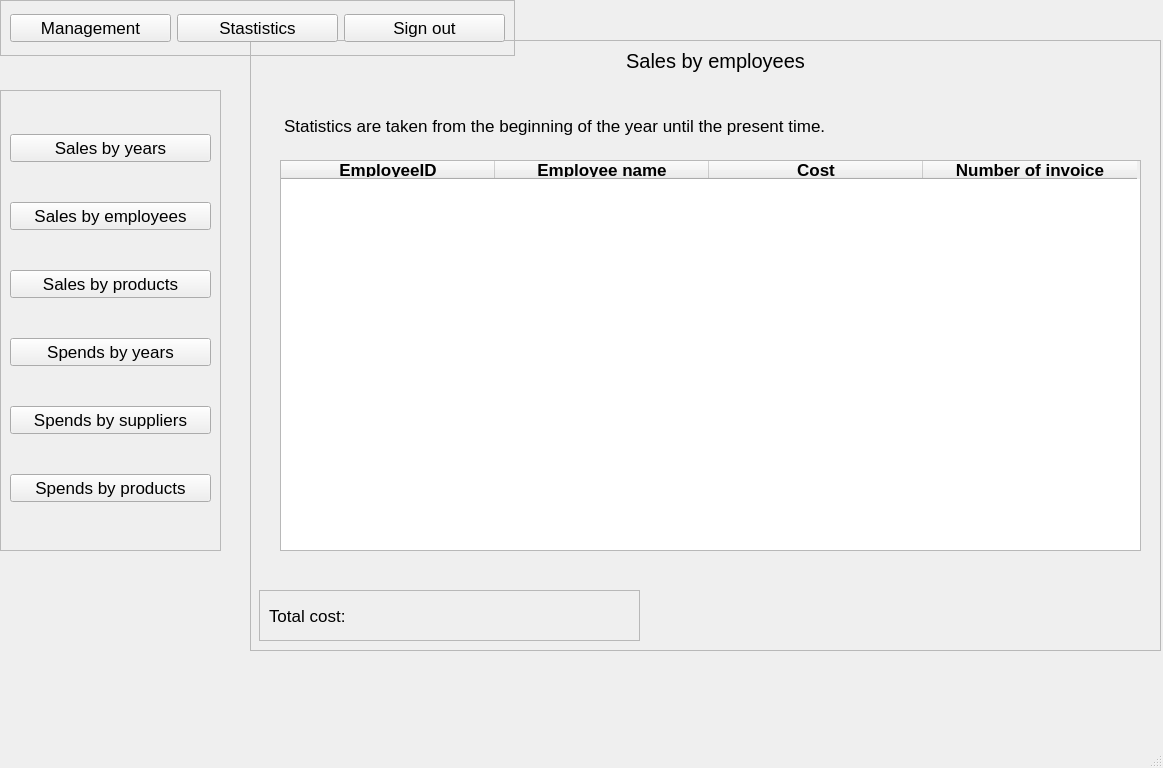
<?xml version="1.0" encoding="UTF-8"?>
<ui version="4.0">
 <class>SalesByEmployees</class>
 <widget class="QMainWindow" name="SalesByEmployees">
  <property name="geometry">
   <rect>
    <x>0</x>
    <y>0</y>
    <width>1163</width>
    <height>768</height>
   </rect>
  </property>
  <property name="font">
   <font>
    <pointsize>13</pointsize>
   </font>
  </property>
  <property name="windowTitle">
   <string>MainWindow</string>
  </property>
  <widget class="QWidget" name="centralwidget">
   <widget class="QFrame" name="frame_2">
    <property name="geometry">
     <rect>
      <x>250</x>
      <y>40</y>
      <width>911</width>
      <height>611</height>
     </rect>
    </property>
    <property name="frameShape">
     <enum>QFrame::StyledPanel</enum>
    </property>
    <property name="frameShadow">
     <enum>QFrame::Raised</enum>
    </property>
    <widget class="QLabel" name="label">
     <property name="geometry">
      <rect>
       <x>0</x>
       <y>0</y>
       <width>931</width>
       <height>41</height>
      </rect>
     </property>
     <property name="font">
      <font>
       <pointsize>15</pointsize>
      </font>
     </property>
     <property name="text">
      <string>Sales by employees</string>
     </property>
     <property name="alignment">
      <set>Qt::AlignCenter</set>
     </property>
    </widget>
    <widget class="QLabel" name="graph">
     <property name="geometry">
      <rect>
       <x>14</x>
       <y>105</y>
       <width>881</width>
       <height>421</height>
      </rect>
     </property>
     <property name="text">
      <string/>
     </property>
    </widget>
    <widget class="QFrame" name="frame">
     <property name="geometry">
      <rect>
       <x>9</x>
       <y>550</y>
       <width>381</width>
       <height>51</height>
      </rect>
     </property>
     <property name="frameShape">
      <enum>QFrame::StyledPanel</enum>
     </property>
     <property name="frameShadow">
      <enum>QFrame::Raised</enum>
     </property>
     <layout class="QHBoxLayout" name="horizontalLayout_2">
      <item>
       <widget class="QLabel" name="label_2">
        <property name="text">
         <string>Total cost:</string>
        </property>
       </widget>
      </item>
      <item>
       <widget class="QLabel" name="totalCost">
        <property name="text">
         <string/>
        </property>
       </widget>
      </item>
     </layout>
    </widget>
    <widget class="QTableWidget" name="table">
     <property name="geometry">
      <rect>
       <x>30</x>
       <y>120</y>
       <width>861</width>
       <height>391</height>
      </rect>
     </property>
     <attribute name="horizontalHeaderDefaultSectionSize">
      <number>214</number>
     </attribute>
     <column>
      <property name="text">
       <string>EmployeeID</string>
      </property>
      <property name="font">
       <font>
        <weight>75</weight>
        <bold>true</bold>
       </font>
      </property>
      <property name="textAlignment">
       <set>AlignCenter</set>
      </property>
     </column>
     <column>
      <property name="text">
       <string>Employee name</string>
      </property>
      <property name="font">
       <font>
        <weight>75</weight>
        <bold>true</bold>
       </font>
      </property>
      <property name="textAlignment">
       <set>AlignCenter</set>
      </property>
     </column>
     <column>
      <property name="text">
       <string>Cost</string>
      </property>
      <property name="font">
       <font>
        <weight>75</weight>
        <bold>true</bold>
       </font>
      </property>
      <property name="textAlignment">
       <set>AlignCenter</set>
      </property>
     </column>
     <column>
      <property name="text">
       <string>Number of invoice</string>
      </property>
      <property name="font">
       <font>
        <weight>75</weight>
        <bold>true</bold>
       </font>
      </property>
      <property name="textAlignment">
       <set>AlignCenter</set>
      </property>
     </column>
    </widget>
    <widget class="QLabel" name="message">
     <property name="geometry">
      <rect>
       <x>34</x>
       <y>70</y>
       <width>851</width>
       <height>31</height>
      </rect>
     </property>
     <property name="text">
      <string>Statistics are taken from the beginning of the year until the present time.</string>
     </property>
    </widget>
   </widget>
   <widget class="QFrame" name="frame_3">
    <property name="geometry">
     <rect>
      <x>0</x>
      <y>0</y>
      <width>515</width>
      <height>56</height>
     </rect>
    </property>
    <property name="layoutDirection">
     <enum>Qt::LeftToRight</enum>
    </property>
    <property name="frameShape">
     <enum>QFrame::StyledPanel</enum>
    </property>
    <property name="frameShadow">
     <enum>QFrame::Raised</enum>
    </property>
    <layout class="QHBoxLayout" name="horizontalLayout">
     <item>
      <widget class="QPushButton" name="management">
       <property name="text">
        <string>Management</string>
       </property>
      </widget>
     </item>
     <item>
      <widget class="QPushButton" name="statistics">
       <property name="text">
        <string>Stastistics</string>
       </property>
      </widget>
     </item>
     <item>
      <widget class="QPushButton" name="signOut">
       <property name="text">
        <string>Sign out</string>
       </property>
      </widget>
     </item>
    </layout>
   </widget>
   <widget class="QFrame" name="frame_5">
    <property name="geometry">
     <rect>
      <x>0</x>
      <y>90</y>
      <width>221</width>
      <height>461</height>
     </rect>
    </property>
    <property name="frameShape">
     <enum>QFrame::StyledPanel</enum>
    </property>
    <property name="frameShadow">
     <enum>QFrame::Raised</enum>
    </property>
    <layout class="QVBoxLayout" name="verticalLayout">
     <item>
      <widget class="QPushButton" name="salesByYears">
       <property name="text">
        <string>Sales by years</string>
       </property>
      </widget>
     </item>
     <item>
      <widget class="QPushButton" name="salesByEmployees">
       <property name="text">
        <string>Sales by employees</string>
       </property>
      </widget>
     </item>
     <item>
      <widget class="QPushButton" name="salesByProducts">
       <property name="text">
        <string>Sales by products</string>
       </property>
      </widget>
     </item>
     <item>
      <widget class="QPushButton" name="spendsByYears">
       <property name="text">
        <string>Spends by years</string>
       </property>
      </widget>
     </item>
     <item>
      <widget class="QPushButton" name="spendsBySuppliers">
       <property name="text">
        <string>Spends by suppliers</string>
       </property>
      </widget>
     </item>
     <item>
      <widget class="QPushButton" name="spendsByProducts">
       <property name="text">
        <string>Spends by products</string>
       </property>
      </widget>
     </item>
    </layout>
   </widget>
  </widget>
  <widget class="QMenuBar" name="menubar">
   <property name="geometry">
    <rect>
     <x>0</x>
     <y>0</y>
     <width>1163</width>
     <height>26</height>
    </rect>
   </property>
  </widget>
  <widget class="QStatusBar" name="statusbar"/>
 </widget>
 <resources/>
 <connections/>
</ui>
